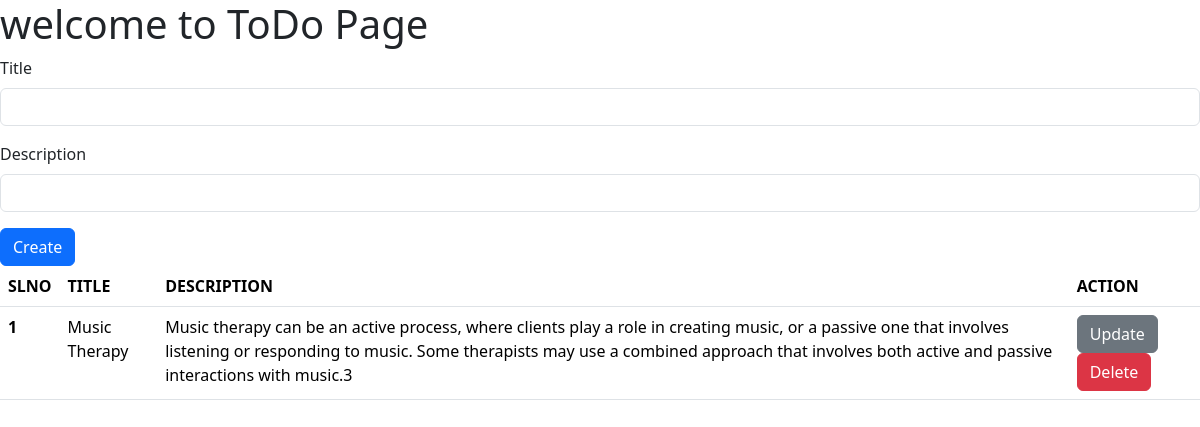
The page / on the database its author committed.
### app/models.py (models this page shows, shortened)
class Todo(models.Model):
    slno = models.IntegerField(primary_key=True)
    title = models.CharField(max_length=50)
    desc = models.TextField()

### app/views.py (the view)
# urls.py: path('', home, name='home'),
def home(request):
    todo_objects = Todo.objects.all()
    d = {'todo_objects':todo_objects}
    if request.method == 'POST':
        title = request.POST.get('title')
        desc = request.POST.get('desc')
        TO = Todo(title=title, desc=desc)
        TO.save()
    return render(request, 'home.html', d)

### templates/home.html (shortened to what this page needs)
<!DOCTYPE html>
<html lang="en">
<head>
    <link href="https://cdn.jsdelivr.net/npm/bootstrap@5.3.3/dist/css/bootstrap.min.css" rel="stylesheet">
</head>
<body>
    <h1>welcome to ToDo Page</h1>
    <form method="post">
        <div class="mb-3">
          <label for="exampleInputEmail1" class="form-label">Title</label>
          <input type="text" class="form-control" id="exampleInputEmail1" name="title">
        </div>
        <div class="mb-3">
          <label for="exampleInputPassword1" class="form-label">Description</label>
          <input type="text" class="form-control" id="exampleInputPassword1" name="desc">
        </div>
        <button type="submit" class="btn btn-primary">Create</button>
      </form>
      <table class="table">
        <thead>
          <tr>
            <th scope="col">SLNO</th>
            <th scope="col">TITLE</th>
            <th scope="col">DESCRIPTION</th>
            <th scope="col">ACTION</th>
          </tr>
        </thead>
        <tbody>
            {% for todo in todo_objects %}
            <tr>
                <th scope="row">{{todo.slno}}</th>
                <td>{{todo.title}}</td>
                <td>{{todo.desc}}</td>
                <td>
                  <a href="{% url 'update' todo.pk %}"><button type="button" class="btn btn-secondary">Update</button></a>
                  <a href="{% url 'delete' todo.pk %}"><button type="button" class="btn btn-danger">Delete</button></a>
                </td>
              </tr>
            {% endfor %}
        </tbody>
      </table>
</body>
</html>

### rows shown on the page
Todo: slno "1", title "Music Therapy", desc "Music therapy can be an active process, where clients play a role in creating music, or a passive one that involves listening or responding to music. Some therapists may use a combined approach that involves both active and passive interactions with music.3"
